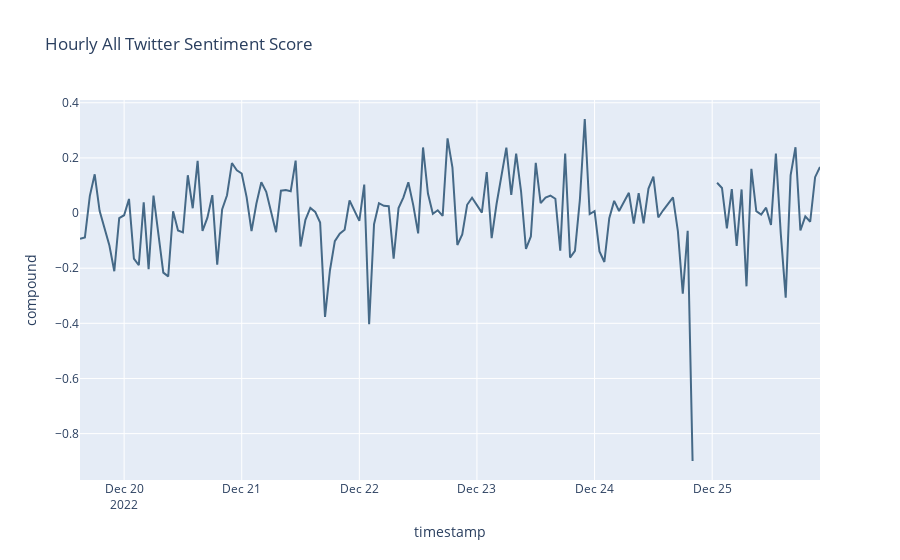

Source (notebook cell):
### Markdown cell above
### Calculate Time-Series for Daily Sentiment Score

### Code cell
ts = df.groupby(pd.Grouper(key='timestamp', axis=0, 
                      freq='H', sort=True)).mean()

fig2 = px.line(ts, x=ts.index, y='compound', title='Hourly All Twitter Sentiment Score')
fig2.update_traces(line_color='#456987')
fig2.show()

### Figure 1 — Plotly figure (JSON) as saved in the notebook; plotly's stock layout.template omitted (floating-point values rounded to 4 significant figures; data arrays with more than 128 entries replaced by an {"elided": "..."} marker saying what was removed)
{"data": [{"hovertemplate": "timestamp=%{x}<br>compound=%{y}<extra></extra>", "legendgroup": "", "line": {"color": "#456987", "dash": "solid"}, "marker": {"symbol": "circle"}, "mode": "lines", "name": "", "orientation": "v", "showlegend": false, "type": "scatter", "x": {"elided": "152 str values"}, "xaxis": "x", "y": {"elided": "152 float values"}, "yaxis": "y"}], "layout": {"legend": {"tracegroupgap": 0}, "title": {"text": "Hourly All Twitter Sentiment Score"}, "xaxis": {"anchor": "y", "domain": [0, 1], "title": {"text": "timestamp"}}, "yaxis": {"anchor": "x", "domain": [0, 1], "title": {"text": "compound"}}}}
